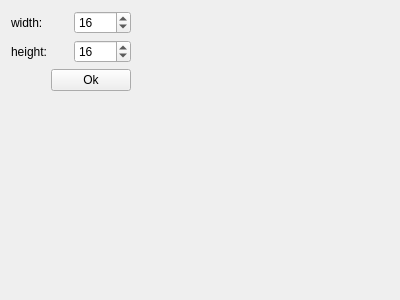
<?xml version="1.0" encoding="UTF-8"?>
<ui version="4.0">
 <class>NewImageDialog</class>
 <widget class="QWidget" name="NewImageDialog">
  <property name="geometry">
   <rect>
    <x>0</x>
    <y>0</y>
    <width>400</width>
    <height>300</height>
   </rect>
  </property>
  <property name="windowTitle">
   <string>New image</string>
  </property>
  <layout class="QHBoxLayout" name="horizontalLayout_2">
   <item>
    <layout class="QGridLayout" name="gridLayout">
     <item row="1" column="1">
      <widget class="QSpinBox" name="spHeight">
       <property name="minimum">
        <number>1</number>
       </property>
       <property name="maximum">
        <number>512</number>
       </property>
       <property name="value">
        <number>16</number>
       </property>
      </widget>
     </item>
     <item row="0" column="0">
      <widget class="QLabel" name="label">
       <property name="text">
        <string>width: </string>
       </property>
      </widget>
     </item>
     <item row="0" column="1">
      <widget class="QSpinBox" name="spWidth">
       <property name="minimum">
        <number>1</number>
       </property>
       <property name="maximum">
        <number>512</number>
       </property>
       <property name="value">
        <number>16</number>
       </property>
      </widget>
     </item>
     <item row="2" column="0" colspan="2">
      <layout class="QHBoxLayout" name="horizontalLayout">
       <item>
        <spacer name="horizontalSpacer">
         <property name="orientation">
          <enum>Qt::Horizontal</enum>
         </property>
         <property name="sizeHint" stdset="0">
          <size>
           <width>40</width>
           <height>20</height>
          </size>
         </property>
        </spacer>
       </item>
       <item>
        <widget class="QPushButton" name="pbOk">
         <property name="text">
          <string>Ok</string>
         </property>
        </widget>
       </item>
      </layout>
     </item>
     <item row="3" column="0" colspan="2">
      <spacer name="verticalSpacer">
       <property name="orientation">
        <enum>Qt::Vertical</enum>
       </property>
       <property name="sizeHint" stdset="0">
        <size>
         <width>20</width>
         <height>40</height>
        </size>
       </property>
      </spacer>
     </item>
     <item row="1" column="0">
      <widget class="QLabel" name="label_2">
       <property name="text">
        <string>height: </string>
       </property>
      </widget>
     </item>
     <item row="0" column="2" rowspan="4">
      <spacer name="horizontalSpacer_2">
       <property name="orientation">
        <enum>Qt::Horizontal</enum>
       </property>
       <property name="sizeHint" stdset="0">
        <size>
         <width>40</width>
         <height>20</height>
        </size>
       </property>
      </spacer>
     </item>
    </layout>
   </item>
  </layout>
 </widget>
 <resources/>
 <connections/>
</ui>
